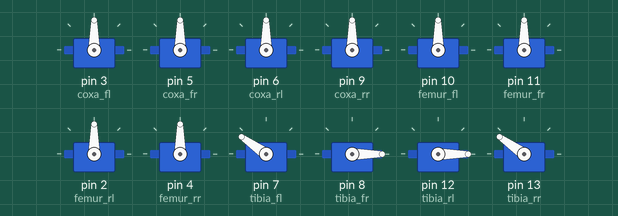
This sketch was run on a simulated Arduino Uno, built with avr-gcc and run on an emulated ATmega328P. Shown: 12 × servo.

Above: at 0.15 s.
At 3.75 s:
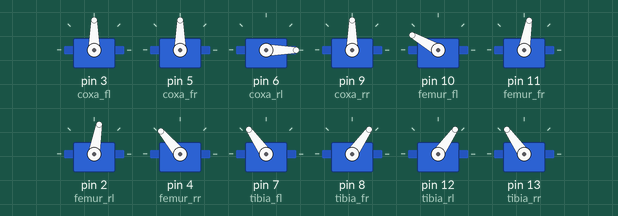
At 7.35 s:
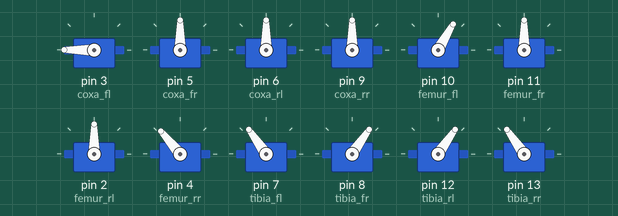
At 14.85 s:
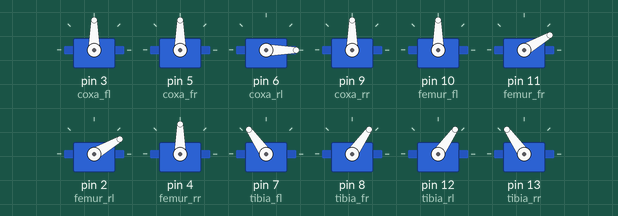
At 29.6 s:
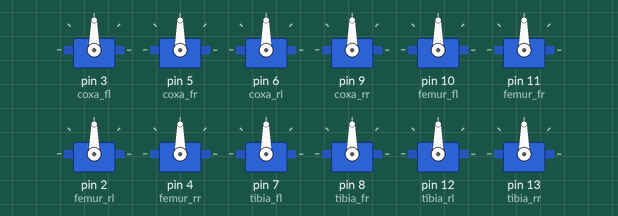
At 31.6 s:
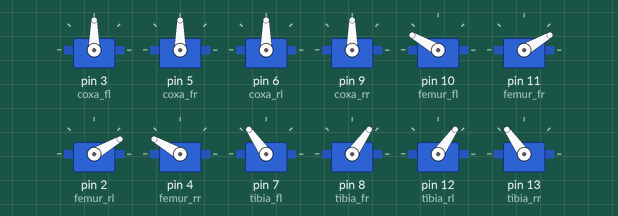
Timing chart, 0 to 40.0 s (numbered marks = the images above):
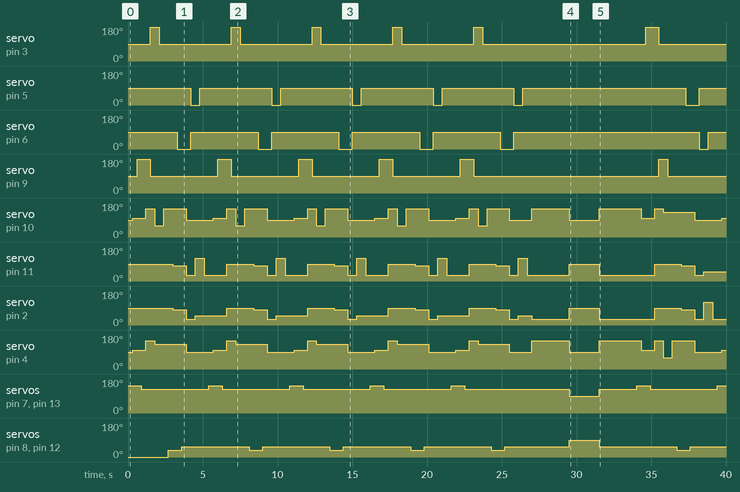

The sketch:

quadpod.ino
```cpp
#include <Servo.h>

Servo coxa_fl;
Servo coxa_fr;
Servo coxa_rl;
Servo coxa_rr;

Servo femur_fl;
Servo femur_fr;
Servo femur_rl;
Servo femur_rr;

Servo tibia_fl;
Servo tibia_fr;
Servo tibia_rl;
Servo tibia_rr;

bool selesai = false;

void d1() {
  tibia_fl.write(145);
  tibia_rr.write(145);
  delay(300);
  femur_fl.write(100); //naikin kaki
  femur_rr.write(100); //naikin kaki
  delay(300);
  coxa_fl.write(90); //geser kaki ke depan
  coxa_rr.write(180); //geser kaki ke depan
  delay(300);
  tibia_fl.write(125);
  tibia_rr.write(125);
  delay(300);
  femur_fl.write(150);//turunin kaki
  femur_rr.write(150);//turunin kaki
  femur_fr.write(90); //naikin kaki d2
  femur_rl.write(90); //naikin kaki d2
  delay(300);
  coxa_rr.write(90); //geser kaki ke belakang
  coxa_fl.write(180); //geser kaki ke belakang
  delay(300);
  femur_fl.write(130);
  femur_rr.write(130);
}

void d1_reverse() {
  tibia_rr.write(145);
  tibia_fl.write(145);
  delay(300);
  femur_rr.write(100); //naikin kaki
  femur_fl.write(100); //naikin kaki
  delay(300);
  coxa_rr.write(90); //geser kaki ke belakang
  coxa_fl.write(180); //geser kaki ke belakang
  delay(300);
  tibia_rr.write(125);
  tibia_fl.write(125);
  delay(300);
  femur_rr.write(150);//turunin kaki
  femur_fl.write(150);//turunin kaki
  femur_fr.write(90); //naikin kaki d2
  femur_rl.write(90); //naikin kaki d2
  delay(300);
  coxa_fl.write(90); //geser kaki ke depan
  coxa_rr.write(180); //geser kaki ke depan
  delay(300);
  femur_rr.write(130);
  femur_fl.write(130);
}

void d2() {
  tibia_fr.write(35);
  tibia_rl.write(35);
  delay(300);
  femur_fr.write(80); //naikin kaki
  femur_rl.write(80); //naikin kaki
  delay(300);
  coxa_fr.write(90); //geser kaki ke depan
  coxa_rl.write(0); //geser kaki ke depan
  delay(300);
  tibia_fr.write(55);
  tibia_rl.write(55);
  delay(300);
  femur_fr.write(30); //turunin kaki
  femur_rl.write(30); //turunin kaki
  femur_fl.write(90); //naikin kaki d1
  femur_rr.write(90); //naikin kaki d1
  delay(300);
  coxa_rl.write(90); //geser kaki ke belakang
  coxa_fr.write(0); //geser kaki ke belakang
  delay(300);
  femur_fr.write(50);
  femur_rl.write(50);
}

void d2_reverse() {
  tibia_rl.write(35);
  tibia_fr.write(35);
  delay(300);
  femur_rl.write(80); //naikin kaki
  femur_fr.write(80); //naikin kaki
  delay(300);
  coxa_rl.write(90); //geser kaki ke belakang
  coxa_fr.write(0); //geser kaki ke belakang
  delay(300);
  tibia_rl.write(55);
  tibia_fr.write(55);
  delay(300);
  femur_rl.write(30); //turunin kaki
  femur_fr.write(30); //turunin kaki
  femur_fl.write(90); //naikin kaki d1
  femur_rr.write(90); //naikin kaki d1
  delay(300);
  coxa_fr.write(90); //geser kaki ke depan
  coxa_rl.write(0); //geser kaki ke depan
  delay(300);
  femur_rl.write(50);
  femur_fr.write(50);
}

void set() {
  coxa_fl.write(90); // makin besar makin ke kiri
  coxa_fr.write(90); //makin besar makin ke kiri
  coxa_rl.write(90);//makin besar makin ke belakang
  coxa_rr.write(90); //makin besar makin ke depan

  femur_fl.write(90); //makin besar makin ke bawah
  femur_fr.write(90); //makin besar makin ke atas
  femur_rl.write(90); // makin besar makin ke atas
  femur_rr.write(90); //makin besar makin ke bawah

  tibia_fl.write(90);  //makin besar makin ke atas
  tibia_fr.write(90); //makin besar makin ke bawah
  tibia_rl.write(90); //makin besar makin ke bawah
  tibia_rr.write(90); //makin besar makin ke atas
}

void set_awal() {
  set();
  tibia_fl.write(180);
  tibia_fr.write(0);
  tibia_rl.write(0);
  tibia_rr.write(180);
}

// void d1_attach() {
//   coxa_fr.attach(5);
//   femur_fr.attach(11);
//   tibia_fr.attach(8);
//   coxa_rl.attach(6);
//   femur_rl.attach(2);
//   tibia_rl.attach(12);
// }

// void d2_attach() {
//   coxa_fl.attach(3);
//   femur_fl.attach(10);
//   tibia_fl.attach(7);
//   coxa_rr.attach(9);
//   femur_rr.attach(4);
//   tibia_rr.attach(13);
// }

void majudepanbareng() {
  coxa_rl.detach();
  coxa_rr.detach();
  femur_rl.detach();
  femur_rr.detach();
  tibia_rl.detach();
  tibia_rr.detach();

  tibia_fl.write(145);
  tibia_fr.write(35);
  delay(500);
  femur_fl.write(100); //naikin kaki
  femur_fr.write(80); //naikin kaki
  delay(500);
  coxa_fl.write(55);
  coxa_fr.write(140);
  delay(500);
  tibia_fl.write(125);
  tibia_fr.write(55);
  delay(500);
  femur_fl.write(150);//turunin kaki
  femur_fr.write(30);//turunin kaki
  delay(500);
  coxa_fl.write(140);
  coxa_fr.write(55);
  delay(500);
  femur_fl.write(130);
  femur_fr.write(50);
  delay(500);
}

void majudepankiri() {
  tibia_fl.write(145);
  delay(500);
  femur_fl.write(100); //naikin kaki
  delay(500);
  coxa_fl.write(90);
  delay(500);
  tibia_fl.write(125);
  femur_fl.write(150);//turunin kaki
  delay(500);
  coxa_fl.write(180);
  delay(500);
  femur_fl.write(130);
  delay(500);
}

void majudepankanan() {
  tibia_fr.write(35);
  delay(500);
  femur_fr.write(80); //naikin kaki
  delay(500);
  coxa_fr.write(90);
  delay(500);
  tibia_fr.write(55);
  femur_fr.write(30);//turunin kaki
  delay(500);
  coxa_fr.write(0);
  delay(500);
  femur_fr.write(50);
}

void majubelakangkiri() {
  tibia_rl.write(35);
  delay(500);
  femur_rl.write(80);
  delay(500);
  coxa_rl.write(0);
  delay(500);
  tibia_rl.write(55);
  femur_rl.write(30);//turunin kaki
  delay(500);
  coxa_rl.write(90);
  delay(500);
  femur_rl.write(50);
}

void majubelakangkanan() {
  tibia_rr.write(145);
  delay(500);
  femur_rr.write(100); //naikin kaki
  delay(500);
  coxa_rr.write(180);
  delay(500);
  tibia_rr.write(125);
  femur_rr.write(150); //turunin kaki
  delay(500);
  coxa_rr.write(90);
  delay(500);
  femur_rr.write(130);
}

void berdiri() {
  tibia_fl.write(125);
  tibia_rr.write(125);
  tibia_fr.write(55);
  tibia_rl.write(55);
  femur_fl.write(150);
  femur_fr.write(30);
  femur_rl.write(30);
  femur_rr.write(150);
  coxa_fl.write(90);
  coxa_fr.write(90);
  coxa_rl.write(90);
  coxa_rr.write(90);
  delay(500);
}

void d1_d2_mundur() {
  d1_reverse();
  femur_rr.write(60); //naikin kaki
  delay(300);
  coxa_rr.write(90);
  delay(300);
  femur_rr.write(150); //turunin kaki
  delay(300);
  d2_reverse();
  femur_rl.write(120); //naikin kaki
  delay(300);
  coxa_rl.write(90);
  delay(300);
  femur_rl.write(30); //turunin kaki
  delay(300);
}

void d1_d2_maju() {
  d1();
  femur_fl.write(60); //naikin kaki
  delay(300);
  coxa_fl.write(90);
  delay(300);
  femur_fl.write(150); //turunin kaki
  delay(300);
  d2();
  femur_fr.write(120); //naikin kaki
  delay(300);
  coxa_fr.write(90);
  delay(300);
  femur_fr.write(30); //turunin kaki
  delay(300);
}

void setup() {
  coxa_fl.attach(3);
  coxa_fr.attach(5);
  coxa_rl.attach(6);
  coxa_rr.attach(9);

  femur_fl.attach(10);
  femur_fr.attach(11);
  femur_rl.attach(2);
  femur_rr.attach(4);

  tibia_fl.attach(7);
  tibia_fr.attach(8);
  tibia_rl.attach(12);
  tibia_rr.attach(13);

  set_awal();
}


void maju_mundur() {
  for (int i = 0; i <5; i++) {
    d1_d2_maju();
  }
  berdiri();
  delay(2000);
  set();
  delay(2000);
  berdiri();
  delay(2000);
  for (int i = 0; i <5; i++) {
    d1_d2_mundur();
  }
  berdiri();
  delay(2000);
  set();
}

void loop() {
  if (!selesai) {
    maju_mundur();
    selesai = true;
  }
}
```

Measured:
- by itself, servo on pin 3 (coxa_fl): goes 4 × (180° 0.60 s, 90° 4.8 s), 180° 0.60 s, 90° 10.9 s, 180° 0.90 s, then 90°
- by itself, servo on pin 5 (coxa_fr): goes 4 × (0° 0.60 s, 90° 4.8 s), 0° 0.60 s, 90° 10.9 s, 0° 0.90 s, then 90°
- by itself, servo on pin 6 (coxa_rl): goes 4 × (0° 0.90 s, 90° 4.5 s), 0° 0.90 s, 90° 12.4 s, 0° 0.60 s, then 90°
- by itself, servo on pin 9 (coxa_rr): goes 4 × (180° 0.90 s, 90° 4.5 s), 180° 0.90 s, 90° 12.4 s, 180° 0.60 s, then 90°
- by itself, servo on pin 2 (femur_rl): 90° → 80° at 3.0 s, → 30° 0.90 s later, → 50° 0.60 s later, → 90° 2.1 s later, … (27 changes in this stretch)
- by itself, servo on pin 11 (femur_fr): 90° → 80° at 3.0 s, → 30° 0.90 s later, → 120° 0.60 s later, → 30° 0.60 s later, … (30 changes in this stretch)
- by itself, servo on pin 4 (femur_rr): 90° → 100° at 0.30 s, → 150° 0.90 s later, → 130° 0.60 s later, → 90° 2.1 s later, … (29 changes in this stretch)
